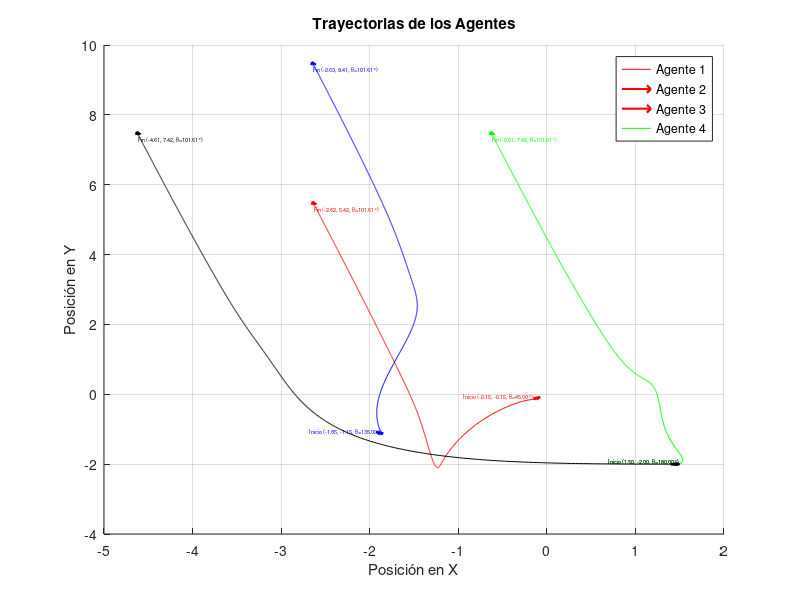
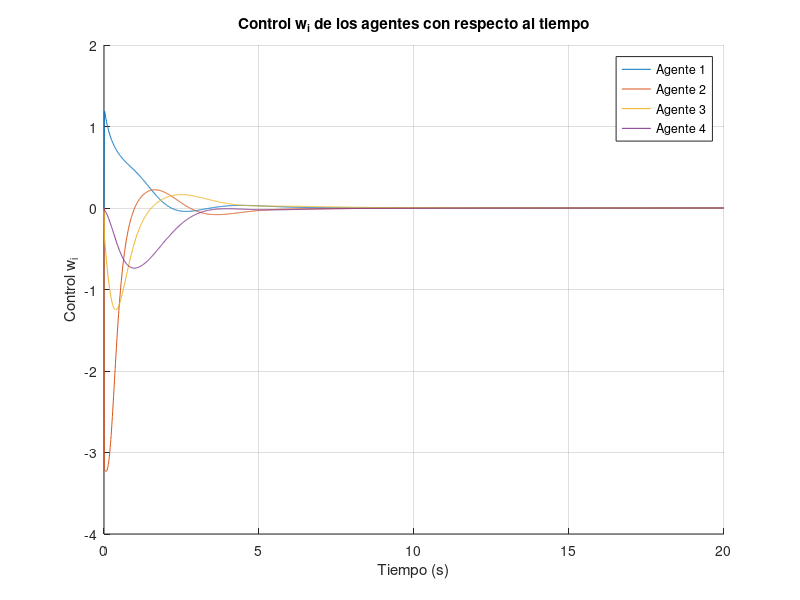
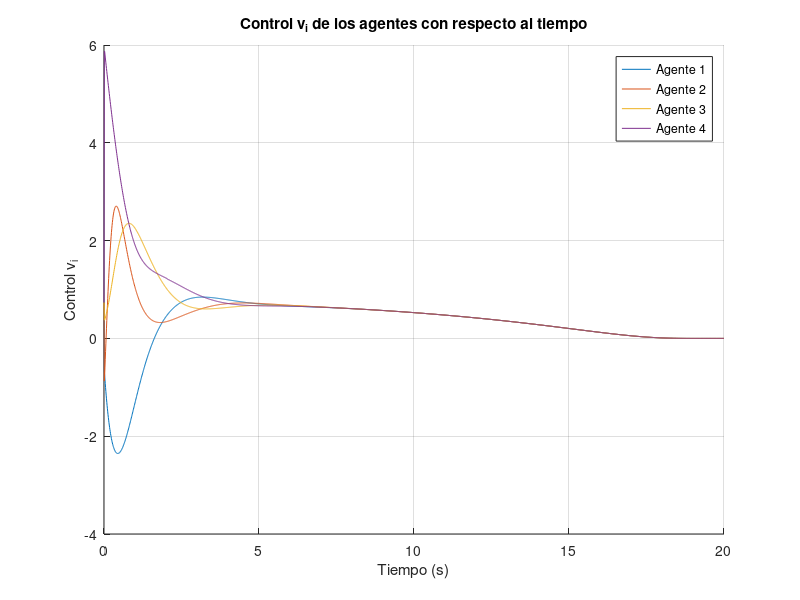
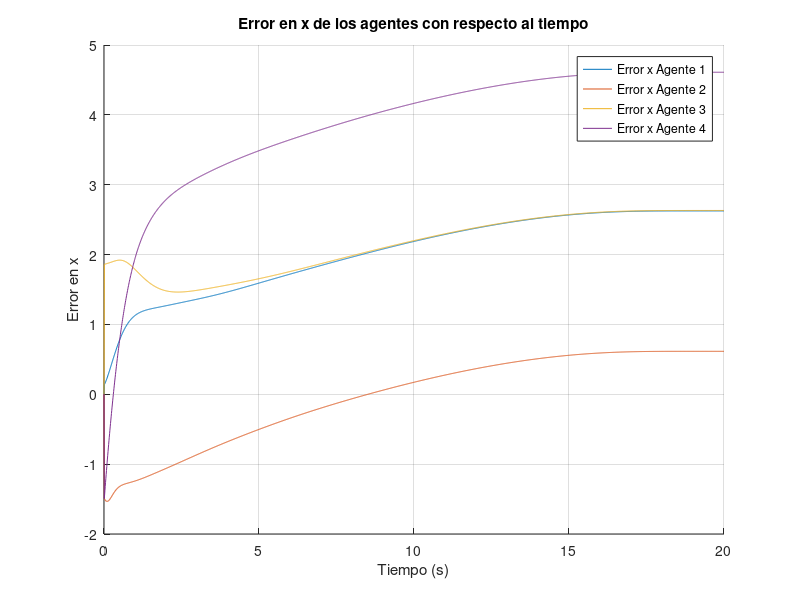

The MATLAB source for these figures, in order:
clearvars 
close all
clc
A=[ 0 0 0 1;
    1 0 0 0;
    0 1 0 0;
    0 0 1 0;
    ];
dG=[1 0 0 0;
    0 1 0 0;
    0 0 1 0;
    0 0 0 1;
    ];
L=dG-A;

I = eye(3);

num_agentes = 4;
% Parámetros iniciales
l = 0.5; % Distancia del centro del robot al punto de control
x = zeros(num_agentes, 1);
y = zeros(num_agentes, 1);
for p = 1:num_agentes
    x(p, 1) = (-1)^(p)*0.5 * p; % Condiciones iniciales en x
    y(p, 1) = (-1)^(2*p - 1)*0.5 * p; % Condiciones iniciales en y
end
    y(2,1)=y(4,1);
    x(2,1)=x(4,1);
% Cálculo de ángulos iniciales (en grados)
Angulo = zeros(num_agentes, 1);
for p = 1:num_agentes
    Angulo(p, 1) = 45 * p;
end
Angulo(2, 1) = Angulo(4,1);

k1=1;
k2=1;
k3=1; % Ganancia del controlador (ajusta según sea necesario)
k0=2;

% Datos de la simulación
h = 0.01; % Periodo de muestreo
tiempo = 20; % Duración de la simulación en segundos
iteraciones = round(tiempo / h);

%Parámetros para la función bump
tau = 1;          
t0 = 0;           % Tiempo inicial en el que se quiere que inicie la función
n = tiempo;           % Duración en segundos durante la cual la función debe estar activa
bump=zeros(1,iteraciones);

Rang=1; %Establece el rango de sensado para todos los agentes

ro=Rang; % Es el rango del obstáculo, como en este caso los obstáculos solo son agentes, 
         % entonces será el mismo que el de sensado por simplicidad.
kappa=1;

% Inicializar el ángulo theta y trayectorias de cada agente
theta = zeros(num_agentes, iteraciones + 1);
x_hist = zeros(num_agentes, iteraciones + 1);
y_hist = zeros(num_agentes, iteraciones + 1);
z_hist = zeros(3 * num_agentes, iteraciones + 1);
q_hist = zeros(3 * num_agentes, 1);

Xi1 = zeros(3 * num_agentes, iteraciones + 1);
qid=zeros(3*num_agentes,iteraciones + 1);
qiu=zeros(3*num_agentes,iteraciones + 1);
qic=zeros(3*num_agentes,iteraciones + 1);
ei=zeros(3,iteraciones + 1);
vi=zeros(num_agentes,iteraciones+1);
wi=zeros(num_agentes,iteraciones+1);
dm=zeros(num_agentes,iteraciones+1);
vl=zeros(num_agentes,iteraciones+1);

%Se declaran vaiables auxiliares donde se almacenarán la diferencia de las
%posiciones de los agentes
pi_ox=zeros(num_agentes,num_agentes);
pi_oy=zeros(num_agentes,num_agentes);
norm_pi_o=zeros(num_agentes,num_agentes);
thetaio=zeros(num_agentes,num_agentes);
vthetaio=zeros(num_agentes,num_agentes);


%Desplazamientos deseados
 delta= [0; % d41 x
         2; % d41 y 
         0;
        -2; % d12 x
         0; % d12 y
         0;
         0; % d23 x
        -2; % d23 y
         0;
         2; % d34 x
         0; % d34 y
         0];

for p = 1:num_agentes
    theta(p, 1) = deg2rad(Angulo(p, 1));
    x_hist(p, 1) = x(p, 1);
    y_hist(p, 1) = y(p, 1);
    % Organizar las posiciones y ángulos en el vector qid
    qid(3 * p - 2, 1) = x(p, 1) + l * cos(theta(p, 1));       % Posición en x
    qid(3 * p - 1, 1) = y(p, 1) + l * sin(theta(p, 1));       % Posición en y
    qid(3 * p, 1) = theta(p, 1);       % Ángulo theta
    z_hist(3 * p - 2, 1) = x_hist(p, 1) + l * cos(theta(p, 1));
    z_hist(3 * p-1, 1) = y_hist(p, 1) + l * sin(theta(p, 1));
    z_hist(3 * p, 1) = theta(p,1);
end

% Inicializar trayectorias de velocidad
v_hist = zeros(num_agentes, iteraciones);
w_hist = zeros(num_agentes, iteraciones);

% Simulación
for k = 1:iteraciones

    %----- Xi es para calcular la diferencia entre la posición del punto de
    %control alpha de los vecinos y el ángulo theta. Como solo queremos que lleguen a
    %consenso, es un consenso simple considerando la evasión. Ojo el qiu
    %contiene el vector de todoso los agentes, algunos pueden estar
    %evadiendo y otros no. 
    
    Xi1(:, k+1) =-kron(L, I)*(z_hist(:, k)+delta);
    %Calcular función bump en cada iteración
    t = k * h;  % Definir t en cada iteración del ciclo como tiempo en segundos
    if t0 <= t && t < n + t0
        bump(k) = exp((-tau) /  (1- ((t - t0) / n)^2));
    else
        bump(k) = 0;
    end
    % Sensado de cada agente con respecto a los demás
    for p = 1:num_agentes
        agentes_cercanos = [];
        distancias_cercanas = [];

        for j = 1:num_agentes
            if p ~= j
                % Calcular la diferencia de posición en x y en y
                pi_ox(p,j) = x_hist(p, k) + l * cos(theta(p, k)) - x_hist(j, k)- l * cos(theta(j, k));
                pi_oy(p,j) = y_hist(p, k)+ l * sin(theta(p, k)) - y_hist(j, k)- l * sin(theta(p, k));
                norm_pi_o(p,j) = sqrt((pi_ox(p,j))^2 + (pi_oy(p,j))^2);
                thetaio(p,j) = atan2(-pi_ox(p,j), -pi_oy(p,j));
                vthetaio(p,j) = abs(theta(p,k) - thetaio(p,j));
                
                % Verificar si el agente j está dentro del rango y ángulo
                if norm_pi_o(p,j) <= dm(p,k) && vthetaio(p,j) < pi/2
                    agentes_cercanos = [agentes_cercanos; j];
                    distancias_cercanas = [distancias_cercanas; norm_pi_o(p,j)];
                end
            end
        end
        % Determinar el valor de gamma y el agente más cercano
        if ~isempty(agentes_cercanos)
            [min_distancia, idx] = min(distancias_cercanas);
            agente_mas_cercano = agentes_cercanos(idx);
            gamma = 1;
            
            % Tomar las coordenadas del agente más cercano
            x_cercano = x_hist(agente_mas_cercano, k)+ l * cos(theta(agente_mas_cercano, k));
            y_cercano = y_hist(agente_mas_cercano, k)+ l * sin(theta(agente_mas_cercano, k));
            
            % Asignar el ángulo theta_io
            thetaio(p, agente_mas_cercano) = atan2(-x_cercano, -y_cercano);
            
            % Asignar el vector p_io
            p_io = [x_cercano; y_cercano];
            
            % Buscar un vector ortogonal a p_io
            p_iorto = [-y_cercano; x_cercano];
        else
            gamma = 0;
            x_cercano = 0; % Valor por defecto si no hay agentes cercanos
            y_cercano = 0; % Valor por defecto si no hay agentes cercanos
            p_io = [0; 0]; % Valor por defecto si no hay agentes cercanos
            p_iorto = [0; 0]; % Valor por defecto si no hay agentes cercanos
        end
        qic(1)=p_iorto(1);
        qic(2)=p_iorto(2);
        thetaic=atan2(p_iorto(2)-y_hist(p,k),p_iorto(1)-x_hist(p,k));
        quic(3)=thetaic;
        % Actualizamos si evadimos o vamos a consenso
        qiu(3 * p - 2, k) = (1 - gamma) * Xi1(3*p-2, k) + gamma * qic(1);
        qiu(3 * p - 1, k) = (1 - gamma) * Xi1(3*p-1, k) + gamma * qic(2);
        qiu(3 * p, k) = (1 - gamma) *Xi1(3*p, k) + gamma * qic(3);
        %----- En cada iteración actualiza la distancia que debe mantener cada
        %agente para su distancia segura.
        if sin(norm(vthetaio(p,:)))==0
        dm(p,k) = 0;
        else
        dm(p,k) = min(Rang, ro / (sin(norm(vthetaio(p,:)))));
        end
        %---Calculamos la matriz de rotación-ángulo
        R = [cos(theta(p, k)) sin(theta(p, k)) 0;
            -sin(theta(p, k))  cos(theta(p, k)) 0;
            0                       0           1];
        %------- Calcula el error en el marco de referencia local con sus
        %vecinos
        ei = R * [qiu(3 * p - 2, k); qiu(3 * p - 1, k);qiu(3 * p, k)];
        
        vl(:,k)=L*vi(:,k);

        if  kappa <= norm(vl(p,k))
            vd(p,k)=k0*exp(-tau);
        else
            vd(p,k)=k0*bump(k);
        end
        
        vi(p,k) = vd(p,k) * cos(ei(3)) + k1 * ei(1);
        
        if ei(3)==0
            wi(p,k)=0;
        else
        wi(p,k) = k2 * vd(p,k) * ei(2) * (sin(ei(3))) / (ei(3)) + k3 * ei(3);
        end

        % Dinámica del sistema
        x_hist(p, k + 1) = x_hist(p, k) + h * vi(p,k) * cos(theta(p, k));
        y_hist(p, k + 1) = y_hist(p, k) + h * vi(p,k) * sin(theta(p, k));
        theta(p, k + 1) = theta(p, k) + h * wi(p,k);

         % Actualizar el vector z con los nuevos valores de x y y
        z_hist(3 * p - 2, k + 1) = x_hist(p, k + 1) + l * cos(theta(p, k));
        z_hist(3 * p-1, k + 1) = y_hist(p, k + 1) + l * sin(theta(p, k));
        z_hist(3 * p, k + 1) = theta(p,k+1);


    end
end

figure;
hold on;
colores = ['r', 'g', 'b', 'k']; % Colores para cada agente
for p = 1:num_agentes
    plot(z_hist(3 * p - 2, :), z_hist(3 * p - 1, :), colores(p));
    
    % Mostrar ángulos iniciales y finales como flechas usando theta
    quiver(z_hist(3 * p - 2, 1), z_hist(3 * p - 1, 1), cos(theta(p, 1)), sin(theta(p, 1)), 0.1, colores(p), 'MaxHeadSize', 0.5, 'LineWidth', 1.5);
    quiver(z_hist(3 * p - 2, end), z_hist(3 * p - 1, end), cos(theta(p, end)), sin(theta(p, end)), 0.1, colores(p), 'MaxHeadSize', 0.5, 'LineWidth', 1.5);
    
    % Añadir texto para posiciones y ángulos iniciales y finales
    text(z_hist(3 * p - 2, 1), z_hist(3 * p - 1, 1), ...
         sprintf('Inicio (%0.2f, %0.2f, \\theta=%0.2f°)', z_hist(3 * p - 2, 1), z_hist(3 * p - 1, 1), rad2deg(theta(p, 1))), ...
         'VerticalAlignment', 'bottom', 'HorizontalAlignment', 'right', 'Color', colores(p), 'FontSize', 4);
    text(z_hist(3 * p - 2, end), z_hist(3 * p - 1, end), ...
         sprintf('Fin (%0.2f, %0.2f, \\theta=%0.2f°)', z_hist(3 * p - 2, end), z_hist(3 * p - 1, end), rad2deg(theta(p, end))), ...
         'VerticalAlignment', 'top', 'HorizontalAlignment', 'left', 'Color', colores(p), 'FontSize', 4);
end
xlabel('Posición en X');
ylabel('Posición en Y');
title('Trayectorias de los Agentes');
legend('Agente 1', 'Agente 2', 'Agente 3', 'Agente 4');
grid on;
hold off;



% Gráfica del control w_i para los 4 agentes
figure;
hold on;
for p = 1:num_agentes
    plot(0:h:tiempo, wi(p, 1:iteraciones + 1), 'DisplayName', ['Agente ', num2str(p)]);
end
xlabel('Tiempo (s)');
ylabel('Control w_i');
title('Control w_i de los agentes con respecto al tiempo');
legend('show');
grid on;
hold off;

% Gráfica del control v_i para los 4 agentes
figure;
hold on;
for p = 1:num_agentes
    plot(0:h:tiempo, vi(p, 1:iteraciones + 1), 'DisplayName', ['Agente ', num2str(p)]);
end
xlabel('Tiempo (s)');
ylabel('Control v_i');
title('Control v_i de los agentes con respecto al tiempo');
legend('show');
grid on;
hold off;
% Gráfica del error en el eje x para los 4 agentes
figure;
hold on;
for p = 1:num_agentes
    plot(0:h:tiempo, qid(3*p-2, 1:iteraciones + 1) - z_hist(3*p-2, 1:iteraciones + 1), 'DisplayName', ['Error x Agente ', num2str(p)]);
end
xlabel('Tiempo (s)');
ylabel('Error en x');
title('Error en x de los agentes con respecto al tiempo');
legend('show');
grid on;
hold off;

% Gráfica del error en el eje y para los 4 agentes
figure;
hold on;
for p = 1:num_agentes
    plot(0:h:tiempo, qid(3*p-1, 1:iteraciones + 1) - z_hist(3*p-1, 1:iteraciones + 1), 'DisplayName', ['Error y Agente ', num2str(p)]);
end
xlabel('Tiempo (s)');
ylabel('Error en y');
title('Error en y de los agentes con respecto al tiempo');
legend('show');
grid on;
hold off;

% Gráfica del error angular theta para los 4 agentes
figure;
hold on;
for p = 1:num_agentes
    plot(0:h:tiempo, qid(3*p, 1:iteraciones + 1) - z_hist(3*p, 1:iteraciones + 1), 'DisplayName', ['Error \theta Agente ', num2str(p)]);
end
xlabel('Tiempo (s)');
ylabel('Error en \theta');
title('Error angular \theta de los agentes con respecto al tiempo');
legend('show');
grid on;
hold off;
% Inicializar matriz para almacenar las distancias relativas entre los agentes
dist_relativa = zeros(num_agentes, num_agentes, iteraciones + 1);

% Umbral de colisión (distancia mínima para considerar una colisión)
umbral_colision = 0.01;

% Calcular las distancias relativas entre los agentes en cada iteración
for k = 1:iteraciones + 1
    for p = 1:num_agentes
        for j = 1:num_agentes
            if p ~= j
                dist_relativa(p, j, k) = sqrt((z_hist(3*p-2, k) - z_hist(3*j-2, k))^2 + (z_hist(3*p-1, k) - z_hist(3*j-1, k))^2);
            end
        end
    end
end

% Graficar la posición de cada agente en el eje X a lo largo del tiempo
figure;
hold on;
colores = ['r', 'g', 'b', 'k']; % Colores para cada agente
for p = 1:num_agentes
    plot(0:h:tiempo, z_hist(3 * p - 2, :), 'Color', colores(p), 'DisplayName', ['Agente ', num2str(p)]);
end
xlabel('Tiempo (s)');
ylabel('Posición en X');
title('Posición en X de los agentes a lo largo del tiempo');
legend('show');
grid on;

% Marcar colisiones en la gráfica de posición en X
for p = 1:num_agentes
    for j = p+1:num_agentes
        colisiones = find(squeeze(dist_relativa(p, j, :)) < umbral_colision);
        for col = colisiones'
            plot(col*h, z_hist(3 * p - 2, col), 'o', 'Color', 'm', 'MarkerSize', 8, 'MarkerFaceColor', 'm'); % Marcador de colisión
        end
    end
end
hold off;

% Graficar la posición de cada agente en el eje Y a lo largo del tiempo
figure;
hold on;
for p = 1:num_agentes
    plot(0:h:tiempo, z_hist(3 * p - 1, :), 'Color', colores(p), 'DisplayName', ['Agente ', num2str(p)]);
end
xlabel('Tiempo (s)');
ylabel('Posición en Y');
title('Posición en Y de los agentes a lo largo del tiempo');
legend('show');
grid on;

% Marcar colisiones en la gráfica de posición en Y
for p = 1:num_agentes
    for j = p+1:num_agentes
        colisiones = find(squeeze(dist_relativa(p, j, :)) < umbral_colision);
        for col = colisiones'
            plot(col*h, z_hist(3 * p - 1, col), 'o', 'Color', 'm', 'MarkerSize', 8, 'MarkerFaceColor', 'm'); % Marcador de colisión
        end
    end
end
hold off;
% Graficar la función bump a lo largo del tiempo
figure;
plot(0:h:(iteraciones-1)*h, bump, 'LineWidth', 2);
xlabel('Tiempo (s)');
ylabel('Función bump');
title('Función bump a lo largo del tiempo');
grid on;
